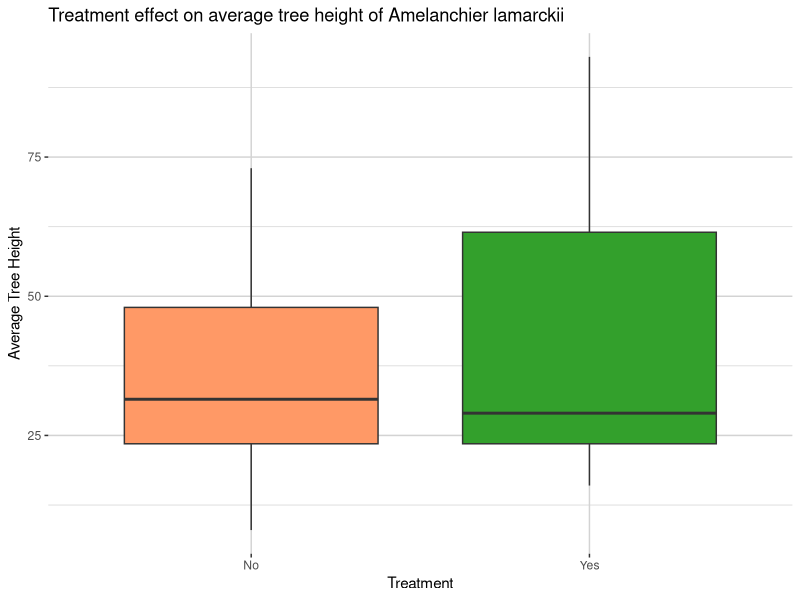
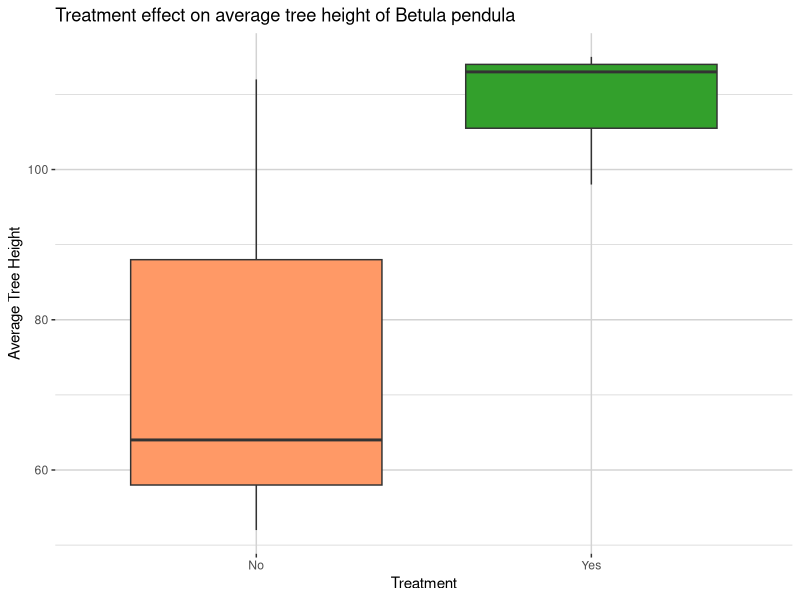
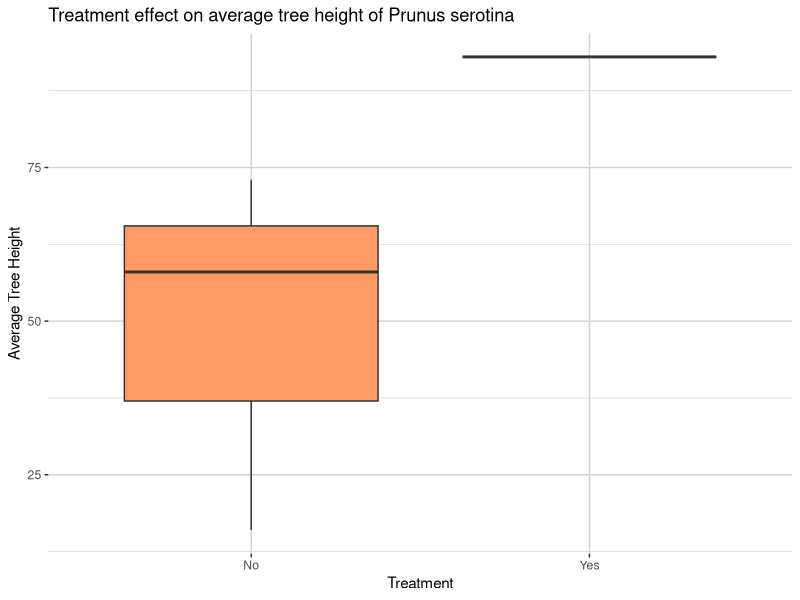
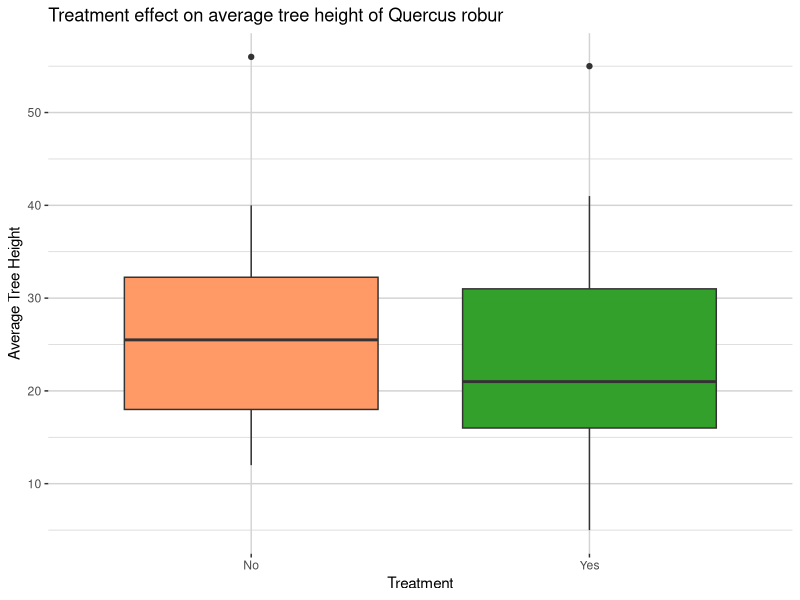
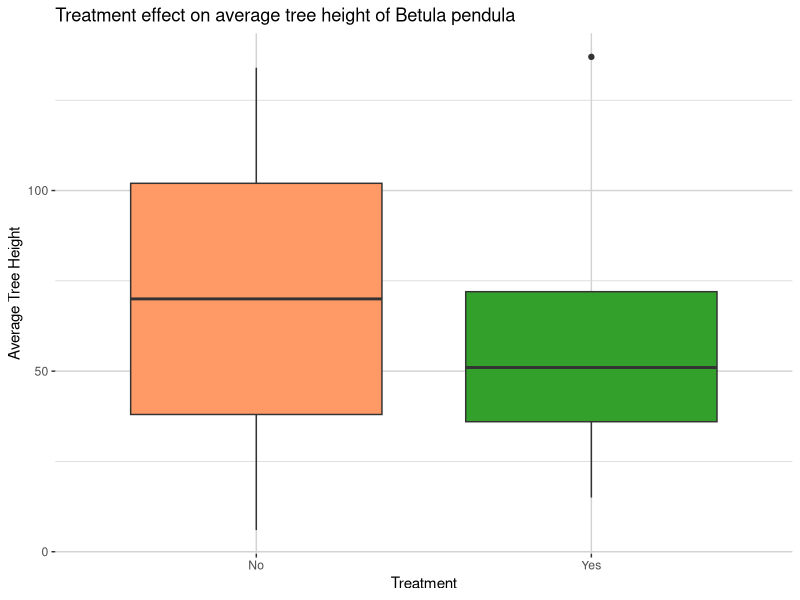
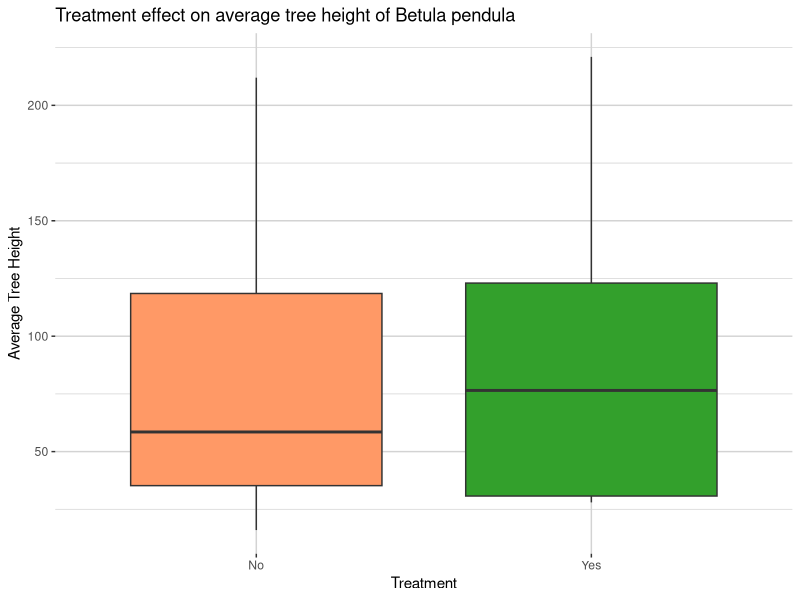
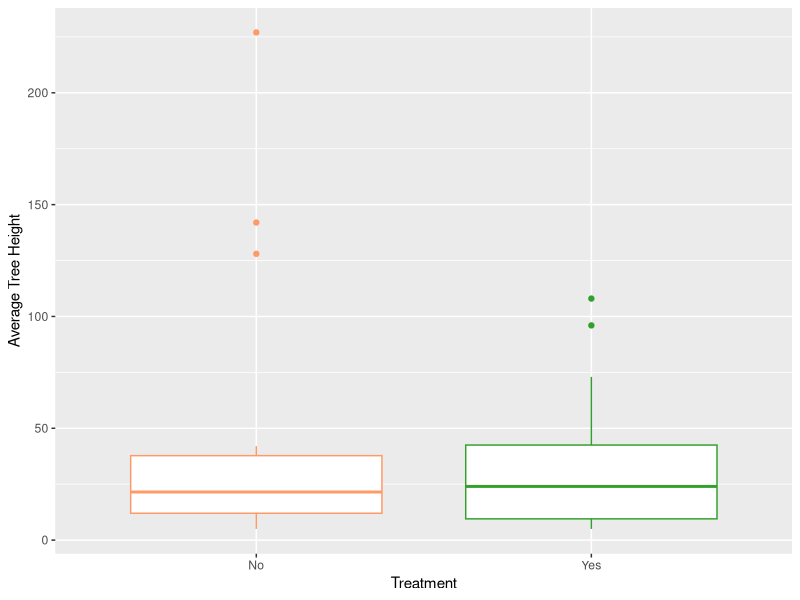
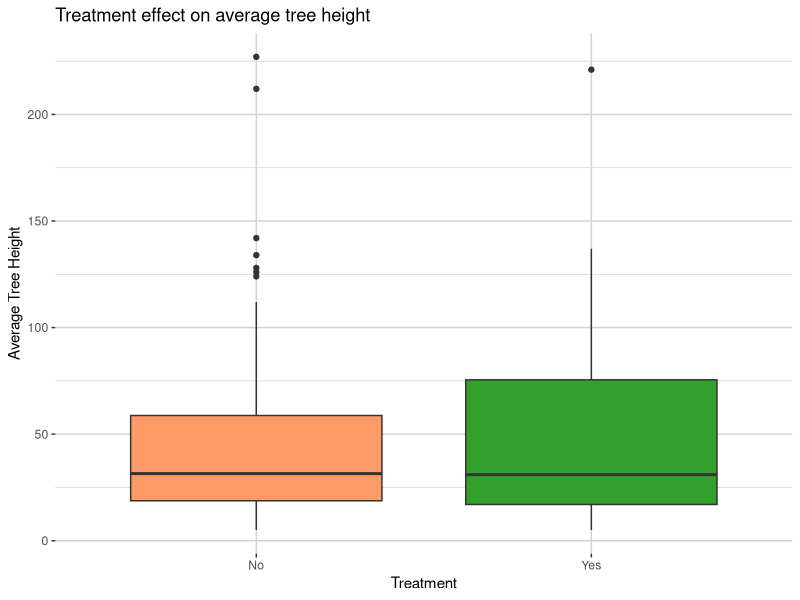

R code for these plots, in order:

library(dplyr)
library(ggplot2)
library(gridExtra)


custom_colors <- c("#FF9966", "#33a02c","#808080", "#FFFF00", "#0000FF", "#000000",  "#00FFFF", "#FF00FF", "#FFA500", "#FFC0CB", "#800080", "#A52A2A", "#008080", "#FFD700", "#E6E6FA")


## amelanchier lamarckii
HeightAM22<- read.csv("Heights_AM22.csv", fileEncoding = "UTF-8-BOM")
HeightAM22

glm_HeightAM22 <- glm(Average_height ~ TREATMENT, family = quasipoisson(link = "log") ,data = HeightAM22)
summary(glm_HeightAM22)


# Visualize the relationship between treatment and height
ggplot(HeightAM22, aes(x = TREATMENT, y = Average_height, fill = TREATMENT)) +
  geom_boxplot() +   scale_fill_manual(values = custom_colors) +
  labs(title = "Treatment effect on average tree height of Amelanchier lamarckii", x = "Treatment",
       y = "Average Tree Height")+
  guides(fill = "none") +
  theme(panel.background = element_rect(fill = "white", color = NA),
        panel.grid = element_line(color = "light gray"),
        panel.border = element_blank())


## Betula pendula
HeightBPE<- read.csv("Heights_BPE_22.csv", fileEncoding = "UTF-8-BOM")
HeightBPE

glm_BPE <- glm(Average_height ~ TREATMENT, family = quasipoisson(link = "log") ,data = HeightBPE)
summary(glm_BPE)


# Visualize the relationship between treatment and height
ggplot(HeightBPE, aes(x = TREATMENT, y = Average_height, fill = TREATMENT)) +
  geom_boxplot() +   scale_fill_manual(values = custom_colors) +
  labs(title = "Treatment effect on average tree height of Betula pendula", x = "Treatment",
       y = "Average Tree Height")+
  guides(fill = "none") +
  theme(panel.background = element_rect(fill = "white", color = NA),
        panel.grid = element_line(color = "light gray"),
        panel.border = element_blank())

## Betula pubescens
##only for one site data so not able to do glm
HeightBPU<- read.csv("HeightsBPU.csv", fileEncoding = "UTF-8-BOM")
HeightBPU

## Prunus serotina
HeightPS<- read.csv("Heights_PS_22.csv", fileEncoding = "UTF-8-BOM")
HeightPS

glm_PS <- glm(Average_height ~ TREATMENT, family = quasipoisson(link = "log") ,data = HeightPS)
summary(glm_PS)


# Visualize the relationship between treatment and height
ggplot(HeightPS, aes(x = TREATMENT, y = Average_height, fill = TREATMENT)) +
  geom_boxplot() +   scale_fill_manual(values = custom_colors) +
  labs(title = "Treatment effect on average tree height of Prunus serotina", x = "Treatment",
       y = "Average Tree Height")+
  guides(fill = "none") +
  theme(panel.background = element_rect(fill = "white", color = NA),
        panel.grid = element_line(color = "light gray"),
        panel.border = element_blank())

## Quercus robur
HeightQRO<- read.csv("Heights_QRO.csv", fileEncoding = "UTF-8-BOM")
HeightQRO

glm_QRO <- glm(Average_height ~ TREATMENT, family = quasipoisson(link = "log") ,data = HeightQRO)
summary(glm_QRO)


# Visualize the relationship between treatment and height
ggplot(HeightQRO, aes(x = TREATMENT, y = Average_height, fill = TREATMENT)) +
  geom_boxplot() +   scale_fill_manual(values = custom_colors) +
  labs(title = "Treatment effect on average tree height of Quercus robur", x = "Treatment",
       y = "Average Tree Height")+
  guides(fill = "none") +
  theme(panel.background = element_rect(fill = "white", color = NA),
        panel.grid = element_line(color = "light gray"),
        panel.border = element_blank())

## Quercus rubra
HeightQRU<- read.csv("Heights_QRU.csv", fileEncoding = "UTF-8-BOM")
HeightQRU

##only for one site data so not able to do glm

## Rhamnus frangula
HeightRF<- read.csv("Heights_RF.csv", fileEncoding = "UTF-8-BOM")
HeightRF

glm_RF <- glm(Average_height ~ TREATMENT, family = quasipoisson(link = "log") ,data = HeightRF)
summary(glm_RF)


# Visualize the relationship between treatment and height
ggplot(HeightRF, aes(x = TREATMENT, y = Average_height, fill = TREATMENT)) +
  geom_boxplot() +   scale_fill_manual(values = custom_colors) +
  labs(title = "Treatment effect on average tree height of Betula pendula", x = "Treatment",
       y = "Average Tree Height")+
  guides(fill = "none") +
  theme(panel.background = element_rect(fill = "white", color = NA),
        panel.grid = element_line(color = "light gray"),
        panel.border = element_blank())

## Sorbus aucuparia
HeightSA<- read.csv("Heights_SA.csv", fileEncoding = "UTF-8-BOM")
HeightSA

glm_SA <- glm(Average_height ~ TREATMENT, family = quasipoisson(link = "log") ,data = HeightSA)
summary(glm_SA)


# Visualize the relationship between treatment and height
ggplot(HeightSA, aes(x = TREATMENT, y = Average_height, fill = TREATMENT)) +
  geom_boxplot() +   scale_fill_manual(values = custom_colors) +
  labs(title = "Treatment effect on average tree height of Betula pendula", x = "Treatment",
       y = "Average Tree Height")+
  guides(fill = "none") +
  theme(panel.background = element_rect(fill = "white", color = NA),
        panel.grid = element_line(color = "light gray"),
        panel.border = element_blank())

## Pinus sylvestris
HeightPinus<- read.csv("Height_Pinus.csv", fileEncoding = "UTF-8-BOM")
HeightPinus

glm_Pinus <- glm(Average_height ~ TREATMENT, family = quasipoisson(link = "log") ,data = HeightPinus)
summary(glm_Pinus)


# Visualize the relationship between treatment and height
ggplot(HeightPinus, aes(x = TREATMENT, y = Average_height, color = TREATMENT)) +
  geom_boxplot(fill = "white", show.legend = FALSE) +  # Set fill to NA to make the boxes transparent
  scale_color_manual(values = custom_colors) +
  labs(x = "Treatment",
       y = "Average Tree Height")

## combining plots
HeightAM22$Species <- "Amelanchier_lamarckii"
HeightBPE$Species <- "Betula_pendula"
HeightPS$Species <- "Prunus_serotina"
HeightQRO$Species <- "Quercus_robur"
HeightRF$Species <- "Rhamnus_frangula"
HeightSA$Species <- "Sorbus_aucuparia"
HeightPinus$Species <- "Pinus_sylvestris"

all_data_heights <- bind_rows(
  HeightAM22, HeightBPE, HeightPS, HeightQRO, HeightRF, HeightSA, HeightPinus
)
all_data_heights


# Visualize the relationship between treatment and height
ggplot(all_data_heights, aes(x = TREATMENT, y = Average_height, fill = TREATMENT)) +
  geom_boxplot() +   scale_fill_manual(values = custom_colors) +
  labs(title = "Treatment effect on average tree height", x = "Treatment",
       y = "Average Tree Height")+
  guides(fill = "none") +
  theme(panel.background = element_rect(fill = "white", color = NA),
        panel.grid = element_line(color = "light gray"),
        panel.border = element_blank())

##species separate names but same plot
treatment_colour <- c("No" = "#FF0000", "Yes" = "#008000")

# Define custom names for treatments in the legend
treatment_labels <- c("No" = "No Rockdust", "Yes" = "Rockdust")

# Define order of species shown in plot
desired_order <- c("Amelanchier_lamarckii", "Betula_pendula", "Prunus_serotina", "Quercus_robur", "Rhamnus_frangula", "Sorbus_aucuparia", "Pinus_sylvestris")

# Plot boxplots
ggplot(all_data_heights, aes(x = factor(Species, levels = desired_order), y = Average_height, color = TREATMENT))+
  geom_boxplot() +   scale_color_manual(values = treatment_colour, labels = treatment_labels) + labs(x = "Species",
                                                                     y = "Average Tree Height (cm)") 


## one plot for broad and pine separate boxplots
plotbroad<- ggplot(all_data_heights, aes(x = TREATMENT, y = Average_height, color = Species))+
  geom_boxplot() +   scale_fill_manual(values = custom_colors) + labs(x = "Treatment",
                                                                     y = "Average Tree Height (cm)") 

plotpine<- ggplot(HeightPinus, aes(x = TREATMENT, y = Average_height, color = Species)) +
  geom_boxplot(fill = "white") +  # Set fill to NA to make the boxes transparent
  scale_color_manual(values = custom_colors) +
  labs(title = "b", x = "Treatment",
       y = "Average Tree Height (cm)")

grid.arrange(plotbroad, plotpine, ncol = 1)
